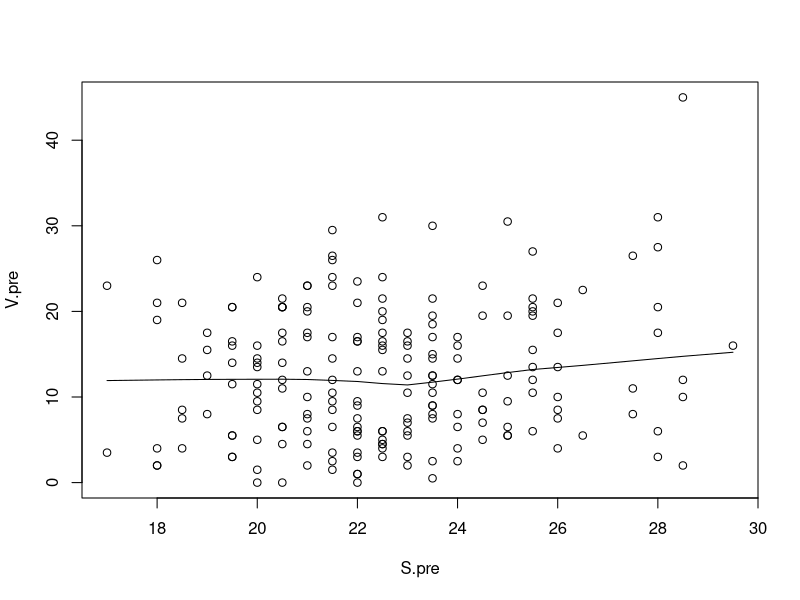

Here is the R script that generated this plot: (Note: this script raises an error after producing the figure.)
data <- read.table('Stats1.13.HW.03.txt',header=T)

attach(data)
#1
cor(S1.pre,S2.pre)   #.49
#2
cor(V1.pre,V2.pre)   #.90
#3
cor (V1.pre+V2.pre, S1.pre+S2.pre) # .19 i.e. convergent
#-------
S.pre <- (S1.pre+S2.pre)/2
V.pre <- (V1.pre+V2.pre)/2
cor(S.pre,V.pre)                  #.19 i.e. neither
plot(S.pre, V.pre)
lines(lowess(S.pre,V.pre))        #both
#4
V1
-----
  aer <- subset(data,data$cond =='aer')
  cor (aer$V1.pre, aer$V1.post)
  cor (aer$V2.pre, aer$V2.post)
  cor (aer$S1.pre, aer$S1.post)
  cor (aer$S2.pre, aer$S2.post)    # V2 with cor == .9
#5
verbalimprovement=V1.post-V1.pre
cor(V1.pre, verbalimprovement)
-----
  S.pre.avg <- (S1.pre+S2.pre)/2
  S.post.avg <- (S1.post + S2.post)/2
  S.gain <- S.pre.avg- S.post.avg
  cor (S.pre.avg, S.gain)
  plot(S.pre.avg, S.gain)          #the correct will be NO
#6
cor (data[cond=='aer',c(3,4,5,6)])
cor (data[cond=='des',c(3,4,5,6)])
#7
cor (data[cond=='aer',c(3,4,5,6)])
cor (data[cond=='aer',c(3,4,5,6)])
#8
pairs (data[,c(3,4,7,8)])
#9
pairs (data[,c(5,6,9,10)])


